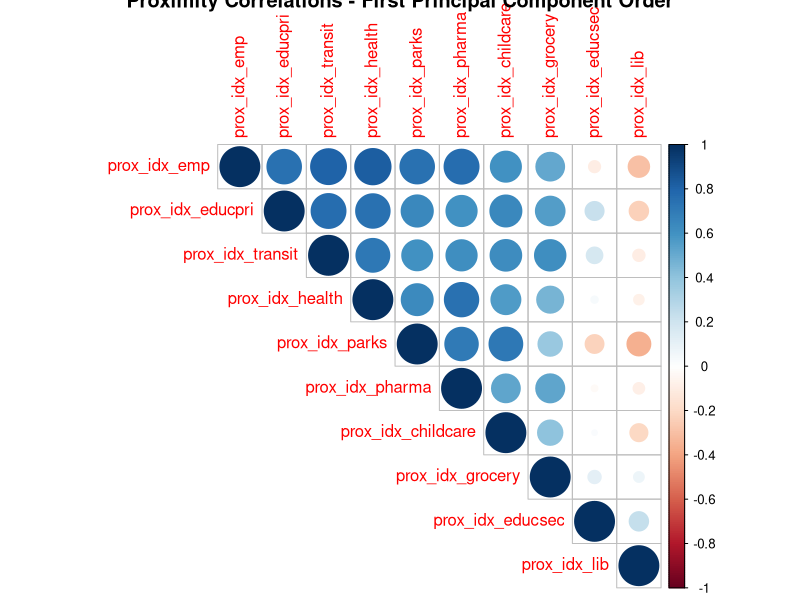
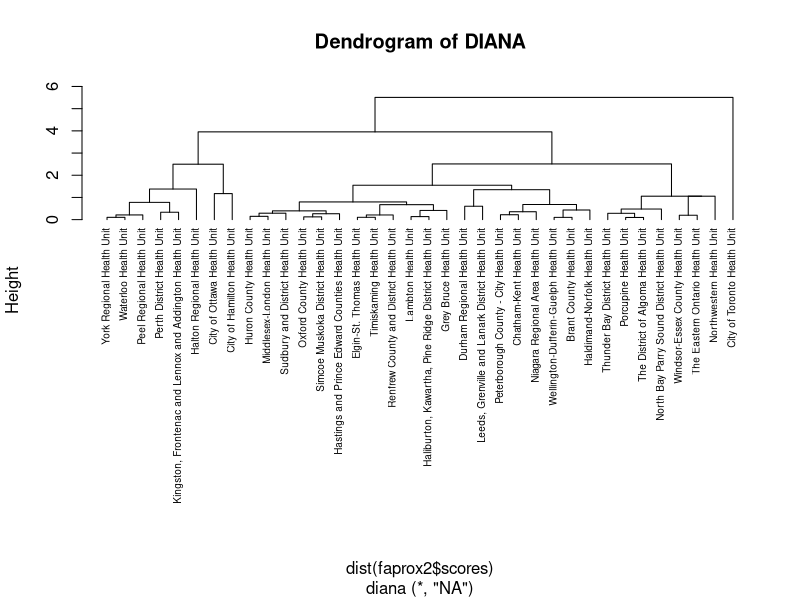
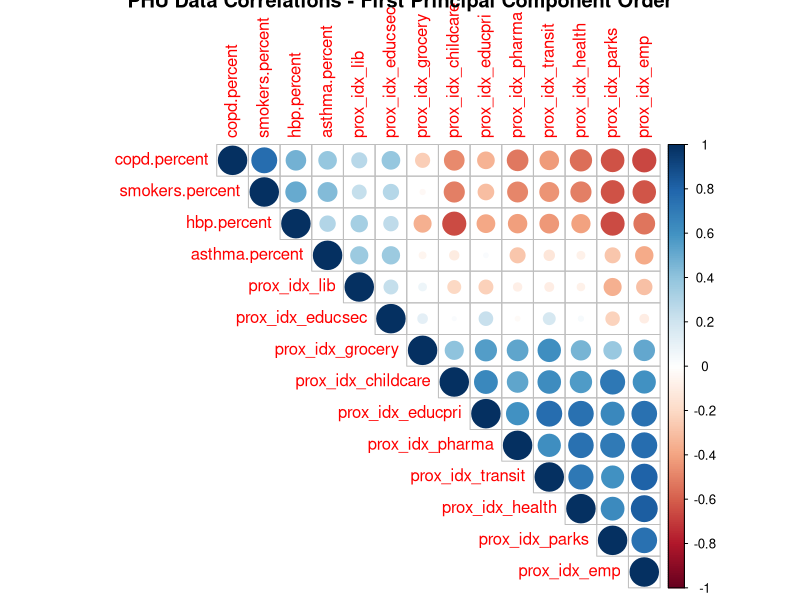

These charts were generated, in order, by the following R code: (Note: this script raises an error after producing the figures.)
## ---- chunk 1
suppressMessages(library(corrplot))
suppressPackageStartupMessages(library('cluster'))
suppressPackageStartupMessages(library('dplyr'))
## ---- chunk 2
phu_orig <- read.csv('../data/PMD-en/PHU_FINAL_prop.csv')
phu <- phu_orig[,-c(1,2)]

# percent comorbidities clean ----
percents <- c('copd.percent', 'asthma.percent', 'smokers.percent', 'hbp.percent')
phu[,percents] <- lapply(phu[,percents], function(x) as.numeric(gsub("[\\%,]", "", x))/100)

# convert missing transit data to 0 ----
# (ASSUMPTION: there is no public transit in the corresponding PHU)
phu$prox_idx_transit[is.na(phu$prox_idx_transit)] <- 0


# PHU cols for pca ----
keep <- c('Location', 'asthma.percent', 'copd.percent', 'hbp.percent', 'smokers.percent', 
         #'FEMALEprop', 'MALEprop', 'TRANSGENDERprop','OTHERprop', 'UNKNOWNprop',
         #'CONTACTprop', 'NEITHERprop', 'TRAVEL.RELATEDprop',
         'prox_idx_emp', 'prox_idx_pharma', 'prox_idx_childcare', 'prox_idx_health',
         'prox_idx_grocery', 'prox_idx_educpri', 'prox_idx_educsec', 'prox_idx_lib',
         'prox_idx_parks', 'prox_idx_transit')

phu_prop <- subset(phu, select = keep)

#assign names phu df
rownames(phu_prop) <- phu_prop$Location

# grab only prox data
prox <- phu_prop[ , grepl( "prox" , names(phu_prop) ) ]

## ---- chunk 3
cprox <- cor(prox)
corrplot(cprox, type = "upper", method = "circle", order = "FPC",
         main = "Proximity Correlations - First Principal Component Order")
## ---- chunk 4
faprox2 <- factanal(prox[,-1], 2, scores="regression")
faprox2
## ---- chunk 5
faclust <- diana(dist(faprox2$scores))
pltree(faclust, cex = 0.6, hang = -1, main = "Dendrogram of DIANA") 
## ---- chunk 6
cphu <- cor(phu_prop[,-1])
corrplot(cphu, type = "upper", method = "circle", order = "FPC",
         main = "PHU Data Correlations - First Principal Component Order")
## ---- chunk 7
factanal(phu_prop[,-1], 2, scores="regression")
## ---- chunk 8
tofit <- mutate(phu_prop, total = phu_orig$TOTALprop)
fit <- lm(total ~.-Location, data = tofit)

car::vif(fit)
